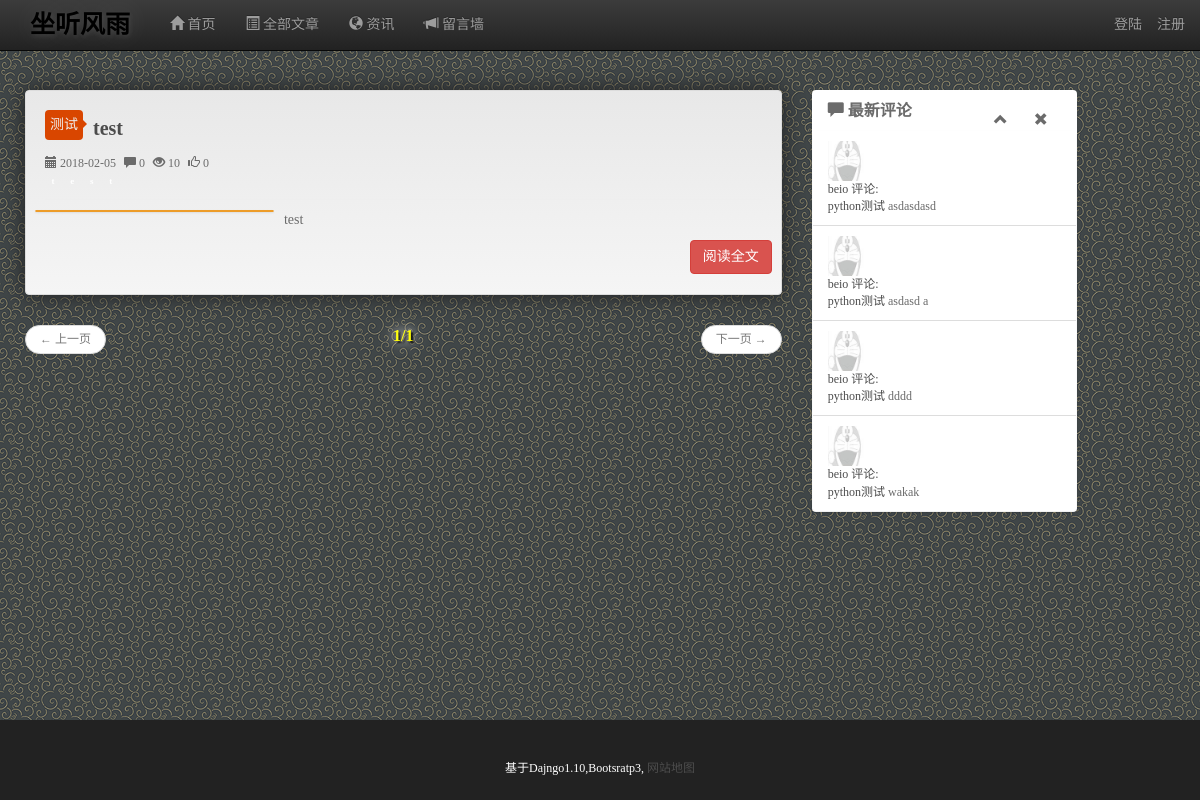
Before: / with the older database file.
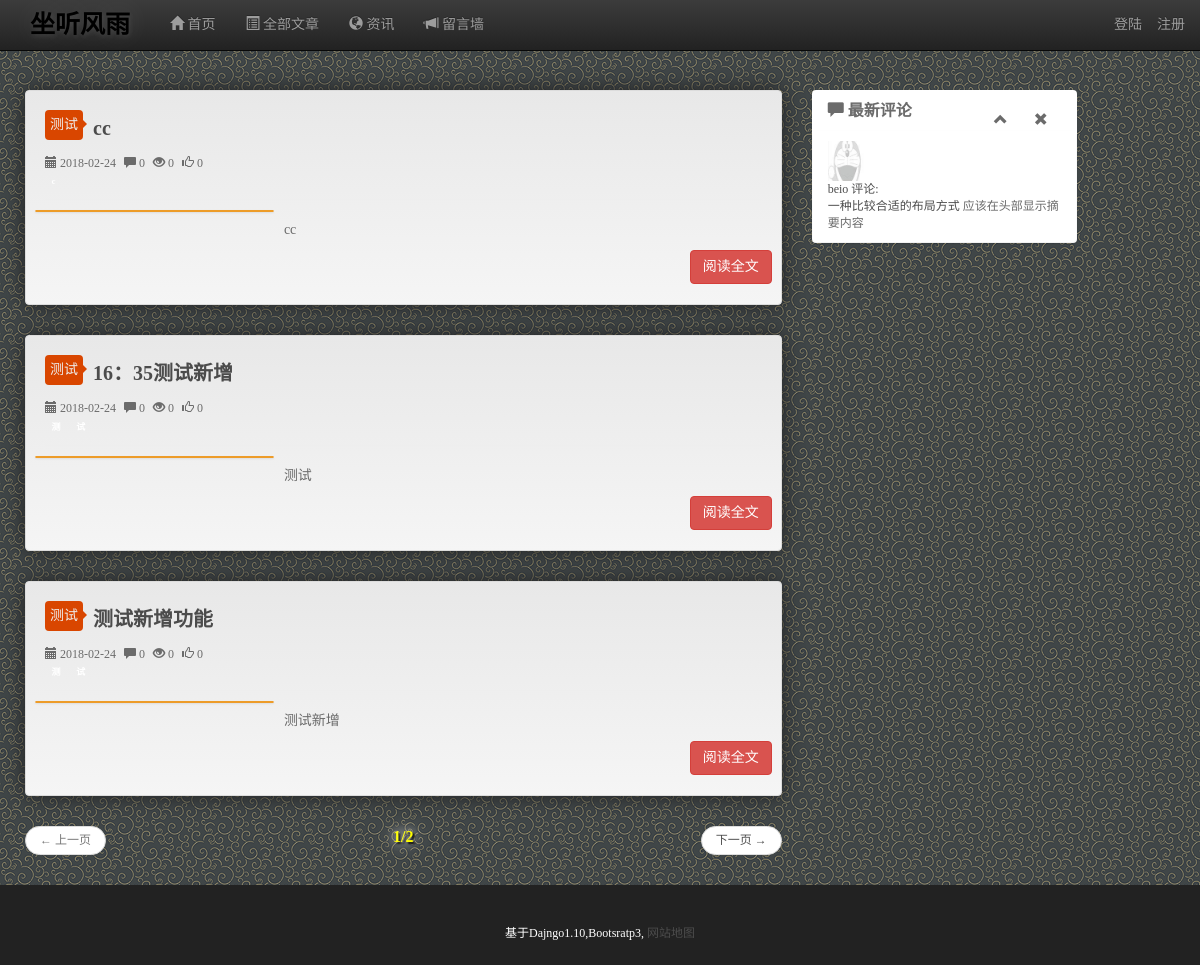
After: the same page with the newer database file.
### beio_blog/models.py (models this page shows, shortened)
class Post(models.Model):
    author = models.ForeignKey(settings.AUTH_USER_MODEL, verbose_name='作者')
    category = models.ForeignKey(
        Category, verbose_name='分类', default=None, blank=True, null=True)
    title = models.CharField(max_length=200, verbose_name='标题')
    context = models.TextField(verbose_name='正文', default='')
    summary = models.CharField(max_length=200, verbose_name='摘要', default='')
    created_date = models.DateTimeField(auto_now_add=True, verbose_name='创建时间')
    update_time = models.DateTimeField(auto_now=True, verbose_name='更新时间')
    published_date = models.DateTimeField(
        blank=True, null=True, verbose_name='发布时间')
    viewsum = models.IntegerField(default=0, verbose_name='浏览量')
    commentsnum = models.IntegerField(default=0, verbose_name='评论量')
    likenum = models.IntegerField(default=0, verbose_name='点赞数')
    tags = TagField(verbose_name='标签', help_text='用逗号分隔')
    is_top = models.BooleanField(default=False, verbose_name='置顶')
    rank = models.IntegerField(default=0,)
    status = models.IntegerField(default=0, choices=STATUS.items())
    class Meta:
        verbose_name_plural = verbose_name = u"文章"
        ordering = ['-is_top', 'rank',  '-published_date', '-created_date']

class Category(models.Model):
    name = models.CharField(max_length=100, verbose_name='名称')
    child = models.ForeignKey('self', default=None,
                              blank=True, null=True, verbose_name='下级分类')
    rank = models.IntegerField(default=0, verbose_name='排序')
    status = models.IntegerField(default=0, choices=STATUS.items())
    create_time = models.DateTimeField(verbose_name='创建时间', auto_now_add=True)
    class Meta:
        verbose_name_plural = verbose_name = u'分类'
        ordering = ['rank', '-create_time']
    def __str__(self):
        return self.name

### beio_comments/models.py (models this page shows)
class Comment(models.Model):
    user = models.ForeignKey(settings.AUTH_USER_MODEL,verbose_name=u'用户')
    post = models.ForeignKey(Post, verbose_name=u'文章')
    text = models.TextField(verbose_name=u'评论内容')
    create_time = models.DateTimeField(u'创建时间', auto_now_add=True)
    parent = models.ForeignKey('self', default=None, blank=True, null=True,
                               verbose_name=u'引用')
    class Meta:
        verbose_name_plural = verbose_name = u'评论'
        ordering = ['-create_time']
    def __unicode__(self):
        return self.post.title + '_' + str(self.pk)
    __str__ = __unicode__

### beio_auth/models.py (models this page shows)
class BeioUser(AbstractUser):
    username = models.CharField(max_length=20, unique=True, verbose_name='用户名')
    email = models.EmailField(
        verbose_name='邮箱地址',
        max_length=255,
        unique=True
    )
    is_active = models.BooleanField(default=False)
    date_of_birth = models.DateField(
        verbose_name='生日', default=timezone.now)
    img = models.CharField(max_length=200, default='/media/tx/default.jpg',
                           verbose_name=u'头像地址')
    intro = models.CharField(max_length=200, blank=True, null=True,
                             verbose_name=u'简介')
    USERNAME_FIELD = 'username'
    REQUIRED_FIELDS = ['email']

### beio_blog/views.py (the view)
# urls.py: url(r'^$', IndexView.as_view(), name='index-view'),
class IndexView(BaseMixin, ListView):
    template_name = 'beio_blog/index.html'
    context_object_name = 'posts'
    model = Post
    paginate_by = 3
    def get_queryset(self, *args, **kwargs):
        posts = Post.objects.filter(
            published_date__isnull=False).order_by('-published_date')
        return posts
    def get_context_data(self, **kwargs):
        kwargs['latest_comment_list'] = Comment.objects.order_by(
            '-create_time')[0:10]
        kwargs['page'] = True
        return super(IndexView, self).get_context_data(**kwargs)

### beio_blog/templates/beio_blog/index.html
{% extends "beio_blog/base.html" %} {% block main %}
<div id="home-post-list">
    {% if posts %} {% with article_list=posts %} {% for post in article_list %}
    {% include "beio_blog/include/home_post.html"%} {% endfor %} {% endwith %} {% endif %}
    {% if page_obj%} {% include "beio_blog/include/pagination.html"%} {% endif %}
</div>
{% endblock %}

### beio_blog/templates/beio_blog/base.html (shortened to what this page needs)
<!DOCTYPE html>
<html lang="zh-cn">
<head>
    {% load staticfiles %} {% comment %}本地样式{% endcomment %}
    <link rel="stylesheet" href="https://cdn.bootcss.com/bootstrap/3.3.7/css/bootstrap.min.css"
>
    <link rel="stylesheet" href="https://cdn.bootcss.com/bootstrap/3.3.7/css/bootstrap-theme.min.css"
>
    <link rel="stylesheet" href="{% static 'prism/prism.css' %}">
    <link rel="stylesheet" href="{% static '/css/vmaig.css' %}">
</head>
<body id="vmaig">
    {% include "beio_blog/include/nav.html"%}
    <div id="vmaig-main">
        <div id="vmaig-content" class="container">
            <div class="row">
                <div id="content" class=" col-md-8 col-ls-9 flex" style=" padding-bottom: 30px;">
                    {% block main %} {% endblock %}
                </div>
                {%if latest_comment_list%}
                <div id="vmaig-side" class="col-md-4 col-lg-3 hidden-xs">
                    {% include "beio_comments/latest_comments.html"%}
                </div>
                {%endif%}
            </div>
        </div>
        <footer>
            <div class="container">
                <p class="text-center">基于Dajngo1.10,Bootsratp3,
                    <a href="/">网站地图</a>
                </p>
            </div>
        </footer>
    </div>
</body>
</html>

### beio_blog/templates/beio_blog/include/nav.html (shortened to what this page needs)
{% url 'index-view' as index_url %}
 {% url 'all-view' as all_url %}
 {% url 'news-view' as news_url %}
  {% url 'user-view' 'down' as down%}
<header id="vmaig-header" class="navbar navbar-inverse navbar-fixed-top navbar-vmaig">
    <div class="container">
        <div class="navbar-header">
            <div class="navbar-brand">{{website_title}}</div>
        </div>
        <div class="collapse navbar-collapse" id="vmaig-navbar-collapse">
            <ul class="nav navbar-nav">
                <li class="">
                    <a href="{{index_url}}">
                        <span class="glyphicon glyphicon-home"></span> 首页
                    </a>
                </li>
                <li>
                    <a href="{{all_url}}">
                        <span class="glyphicon glyphicon-list-alt "></span> 全部文章
                    </a>
                </li>
                <li>
                    <a href="{{news_url}}">
                        <span class="glyphicon glyphicon-globe"></span> 资讯
                    </a>
                </li>
                <li id="leavemsg">
                    <a href="{{down}}">
                        <span class="glyphicon glyphicon glyphicon-bullhorn"></span>
                        留言墙
                    </a>
                </li>
            </ul>
            <ul class="nav navbar-nav navbar-right">
                {% if not user.is_authenticated %}
                <li>
                    <a id="nav-login" data-toggle="modal" data-target="#login-modal" style="padding-right:0px;cursor:pointer;">
                        登陆
                    </a>
                </li>
                <li>
                    <a id="nav-register" data-toggle="modal" data-target="#register-modal" style="padding-right:0px;cursor:pointer">
                        注册
                    </a>
                </li>
                {% endif %}
            </ul>
        </div>
    </div>
</header>

### beio_blog/templates/beio_blog/include/home_post.html (shortened to what this page needs)
{% url 'category_postlist' post.category.name as category_url %}
{% url 'post_detail' post.pk as article_url %}
<div class="home-post well clearfix">
	<div class="post-title underline clearfix">
		<a href="{{category_url}}">
			<div class="pre-cat">
				<div class="pre-catinner btn">
					{{post.category}}
				</div>
				<div class="pre-catarrow">
				</div>
			</div>
		</a>
		<h1>
			<a href="{{article_url}}">{{post.title}}</a>
		</h1>
		<div class="post-info">
			<span>
				<span class="glyphicon glyphicon-calendar"></span>
				{{ post.published_date | date:'Y-m-d' }}
			</span>
			<span>
				<span class="glyphicon glyphicon-comment"></span>
				{{post.commentsnum}}
			</span>
			<span>
				<span class="glyphicon glyphicon-eye-open"></span>
				{{ post.viewsum }}
			</span>
			<span>
				<span class="glyphicon  glyphicon-thumbs-up"></span>
				{{ post.likenum }}
			</span>
			<div class="post_tags">
				{%for tag in post.tags %}
				<a href="" class="{%if forloop.counter0%}hidden-xs{%endif%} ">
					<span class="label label-tag-{{forloop.counter}} btn">{{tag}}</span>
				</a>
				{% endfor %}
			</div>
		</div>
	</div>
	<div class="post-content">
		<div class="row">
			<div class="col-sm-4">
				<figure class="thumbnail">
				</figure>
			</div>
			<div class="col-sm-8">
				<p>
					{% autoescape off%} {{post.summary|slice:"200" }} {% endautoescape %} {% if post.summary|length > 200 %} ... {% endif %}
				</p>
				<a type="button" class="btn btn-vmaig pull-right hidden-xs" href="{{article_url}}">阅读全文</a>
			</div>
		</div>
	</div>
</div>

### beio_blog/templates/beio_blog/include/pagination.html
<ul class="pager">
    {% if page_obj.has_previous %}
    <li class="previous">
        <a href="?page={{page_obj.previous_page_number}}">&larr; 上一页</a>
    </li>
    {% else %}
    <li class="previous disabled">
        <a>&larr; 上一页</a>
    </li>
    {% endif %}
    <li class="page-number">{{page_obj.number}}/{{paginator.num_pages}}</li>
    {% if page_obj.has_next%}
    <li class="next">
        <a href="?page={{page_obj.next_page_number}}">下一页 &rarr;</a>
    </li>
    {% else %}
    <li class="next disabled">
        <a>下一页 &rarr;</a>
    </li>
    {% endif %}
</ul>

### beio_comments/templates/beio_comments/latest_comments.html (shortened to what this page needs)
<div id="latest-comments">
    <div class="panel panel-comments">
        <div class="panel-heading">
            <h3 class="panel-title">
                <span class="glyphicon glyphicon-comment"></span>
                最新评论
                <span class="glyphicon glyphicon-remove btn panel-close pull-right" data-dismiss="alert"></span>
                <span class="glyphicon glyphicon-chevron-up btn panel-collapse pull-right"  data-toggle="collapse" data-target="#latest-comment-list"></span>
            </h3>
        </div>
        <ul id="latest-comment-list" class="list-group collapse in">
            {% for comment in latest_comment_list%}
            <li class="list-group-item clearfix">
            <div class="comment-tx">
                {% if comment.user.img%}
                <img src="{{comment.user.img}}" width="40" height="40" alt="">
                {%else%}
                <img src="http://vmaig.qiniudn.com/image/tx/tx-default.jpg" width="40" height="40" alt="">
                {%endif%}
            </div>
            <div class="comment-info">
                <div class="comment-username">
                    <a href="#">{{comment.user.username}} 评论:</a>
                </div>
                <div class="comment-content">
                    <a href="/post/{{ comment.post.pk }}" >{{comment.post.title}} </a>
                        {% autoescape on%}
                        {{comment.text|slice:"30" }}
                        {% endautoescape %}
                </div>
            </div>
            </li>
            {% endfor %}
        </ul>
    </div>
</div>

### static/css/vmaig.css (style rules this page uses)
html, body { overflow-x: hidden; overflow-y: auto; }
body { font-family:"Microsoft YaHei","WenQuanYi Micro Hei","tohoma,sans-serif"; color:#6B6B6B; font-size:12px; background:url('../images/bg2.gif') repeat scroll 0% 0% transparent; }
header { font-size:14px; }
body,html { margin: 0; padding: 0; height:100%; }
#vmaig-main { position: relative; min-height:100%; _height:100%; }
#vmaig-content { padding: 10px; padding-bottom: 30px; }
footer { position: absolute; bottom: 0; height: 30px; width: 100%; background:#ccc; }
h1, h2, h3, h4, h5, h6, .h1, .h2, .h3, .h4, .h5, .h6 { font-family:"Microsoft YaHei","WenQuanYi Micro Hei","tohoma,sans-serif"; font-weight: 700; }
a { color:#4C4C4C; }
#vmaig { padding-top:50px; }
#vmaig-main { padding:30px 0px; }
footer { padding: 40px 0; color: #fff; text-align: center; background-color: #222; }
.well { background-color:#FFF; box-shadow:0px 0px 20px #222; }
.underline { border-bottom:1px solid #eee; }
.btn-vmaig { color: #FFF; background-color: #D9534F; border-color: #D43F3A; }
.pre-cat { float:left; margin-right:10px; position:relative; }
.pre-catinner { background-color:#D94600; padding:4px; border-radius:4px; font-size:14px; color:#EEE; }
.pre-catarrow { position: absolute; height: 0px; width: 0px; font-size: 0px; line-height: 0; border-width: 4px; border-style: solid; border-image: none; right: -8px; top: 10px; border-color: transparent transparent transparent #D94600; }
.home-post { position:relative; margin-bottom:30px; padding-bottom:20px; display:block; }
.home-post .post-title { margin-bottom:10px; padding-bottom:10px; }
.home-post .post-title>h1 { margin-top:0px; margin-bottom:0px; padding-top:3px; font-size:20px; height:30px; line-height:30px; overflow: hidden; white-space: nowrap; text-overflow: ellipsis; }
.home-post .post-content { padding:0px 0px; font-size: 14px; }
.home-post .post-content .thumbnail { border:1px solid #ED9C29; padding:0px; }
.home-post .post-info { margin-top:15px; }
.home-post .post-info > span { margin-right:5px; }
.home-post .post-content .row .col-sm-4 { padding-right:5px; padding-left:5px; }
.home-post .post-content .row .col-sm-8 { padding-right:5px; padding-left:5px; }
.list-group-item { border:solid inset #EEE; }
.navbar-vmaig .navbar-brand { font-weight:bold; font-size:25px; margin-right:10px; color:#000; text-shadow: 1px 2px 5px rgba(255, 255, 255, 0.1), 0px 0px 30px rgba(255, 255, 255, 0.125); }
.pager .page-number { font-size:16px; font-weight:bold; color:#FFFF00; text-shadow: 2px 2px 2px #000, 0px 0px 10px #fff, 0px 0px 20px #fff; }

Changed rows visible on the page:
removed Post: category "测试", title "test", published_date "2018-02-05", commentsnum "0", viewsum "10", likenum "0", summary "test"
removed Comment: user.img (picture), user.username "beio", post "python测试", text "asdasdasd"
removed Comment: user.img (picture), user.username "beio", post "python测试", text "asdasd a"
removed Comment: user.img (picture), user.username "beio", post "python测试", text "dddd"
removed Comment: user.img (picture), user.username "beio", post "python测试", text "wakak"
added Post: category "测试", title "cc", published_date "2018-02-24", commentsnum "0", viewsum "0", likenum "0", summary "cc"
added Post: category "测试", title "16：35测试新增", published_date "2018-02-24", commentsnum "0", viewsum "0", likenum "0", summary "测试"
added Post: category "测试", title "测试新增功能", published_date "2018-02-24", commentsnum "0", viewsum "0", likenum "0", summary "测试新增"
added Comment: user.img (picture), user.username "beio", post "一种比较合适的布局方式", text "应该在头部显示摘要内容"
Other visible differences:
{{ paginator.num_pages }}: "1" → "2"
